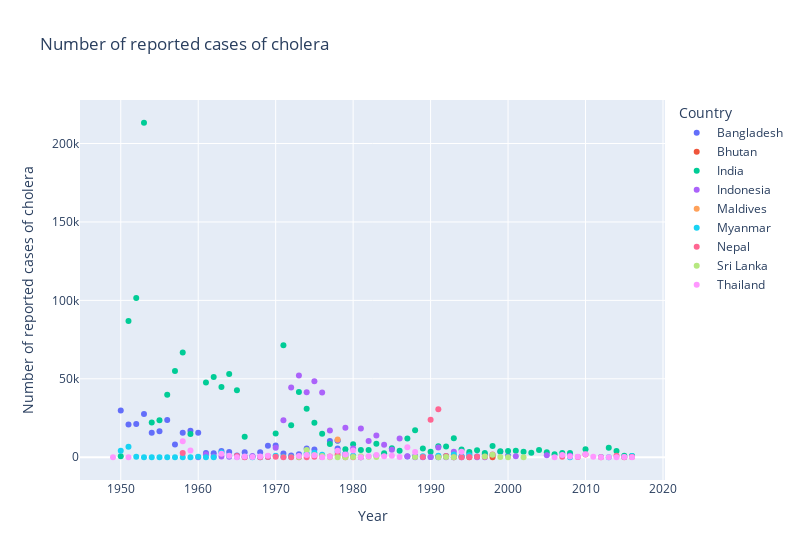
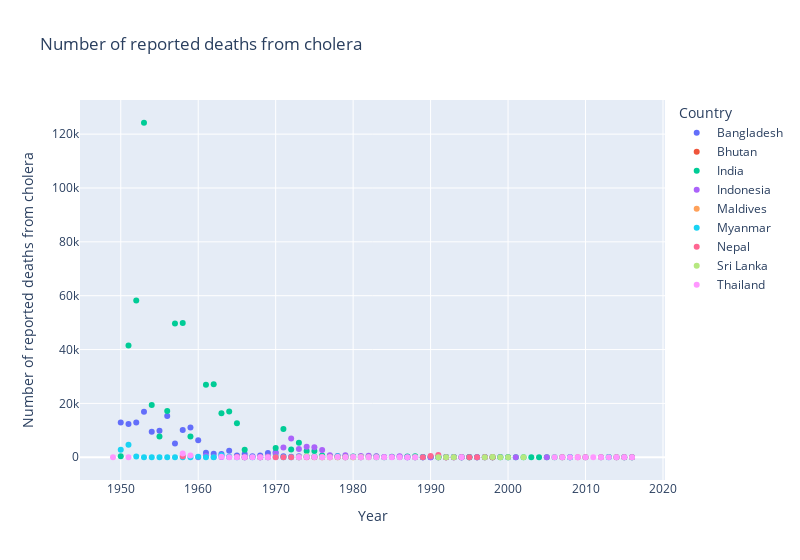
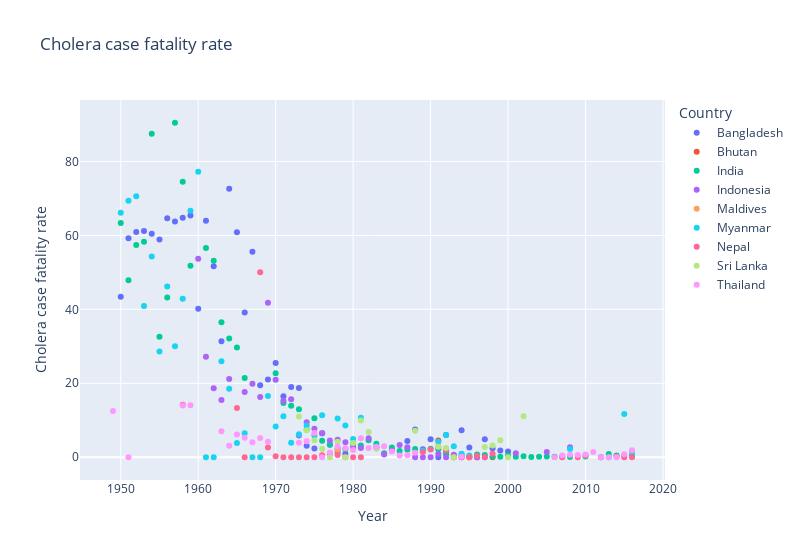

Notebook code for these charts, in order:
### Markdown cell above
#### 2. Distribution of cases, deaths, and fatality rate over the years

### Code cell
for i in data_southasia.select_dtypes(include=np.number):
    
    if i != 'Year':
        fig = px.scatter(
            data_frame = data_southasia,
            x='Year',
            y=i,
            color='Country',
            width=800,
            title=i
        )

        fig.show()

### Figure 1 — Plotly figure (JSON) as saved in the notebook; plotly's stock layout.template omitted (floating-point values rounded to 4 significant figures)
{"data": [{"hovertemplate": "Country=Bangladesh<br>Year=%{x}<br>Number of reported cases of cholera=%{y}<extra></extra>", "legendgroup": "Bangladesh", "marker": {"color": "#636efa", "symbol": "circle"}, "mode": "markers", "name": "Bangladesh", "orientation": "v", "showlegend": true, "type": "scatter", "x": [2000, 1999, 1998, 1997, 1996, 1995, 1994, 1993, 1992, 1991, 1990, 1989, 1988, 1987, 1979, 1978, 1977, 1976, 1975, 1974, 1973, 1972, 1971, 1970, 1969, 1968, 1967, 1966, 1965, 1964, 1963, 1962, 1961, 1960, 1959, 1958, 1957, 1956, 1955, 1954, 1953, 1952, 1951, 1950], "xaxis": "x", "y": [1021, 3440, 1067, 1959, 418, 2297, 562, 78, 479, 8, 82, 94, 571, 523, 2154, 5576, 10403, 957, 4888, 5614, 1969, 1059, 2342, 7419, 7411, 3156, 664, 3154, 1123, 3333, 3975, 2524, 2663, 15618, 16915, 15631, 8054, 23699, 16642, 15617, 27631, 21154, 20894, 29809], "yaxis": "y"}, {"hovertemplate": "Country=Bhutan<br>Year=%{x}<br>Number of reported cases of cholera=%{y}<extra></extra>", "legendgroup": "Bhutan", "marker": {"color": "#EF553B", "symbol": "circle"}, "mode": "markers", "name": "Bhutan", "orientation": "v", "showlegend": true, "type": "scatter", "x": [1998, 1995, 1992, 1991], "xaxis": "x", "y": [19, 25, 494, 422], "yaxis": "y"}, {"hovertemplate": "Country=India<br>Year=%{x}<br>Number of reported cases of cholera=%{y}<extra></extra>", "legendgroup": "India", "marker": {"color": "#00cc96", "symbol": "circle"}, "mode": "markers", "name": "India", "orientation": "v", "showlegend": true, "type": "scatter", "x": [2016, 2015, 2014, 2013, 2010, 2008, 2007, 2006, 2005, 2004, 2003, 2002, 2001, 2000, 1999, 1998, 1997, 1996, 1995, 1994, 1993, 1992, 1991, 1990, 1989, 1988, 1987, 1986, 1985, 1984, 1983, 1982, 1981, 1980, 1979, 1978, 1977, 1976, 1975, 1974, 1973, 1972, 1971, 1970, 1966, 1965, 1964, 1963, 1962, 1961, 1959, 1958, 1957, 1956, 1955, 1954, 1953, 1952, 1951, 1950], "xaxis": "x", "y": [841, 889, 4031, 6008, 5155, 2680, 2635, 1939, 3155, 4695, 2893, 3455, 4081, 4053, 3839, 7151, 2768, 4396, 3315, 4973, 12084, 6911, 6993, 3583, 5640, 17162, 11934, 4208, 5808, 2527, 8542, 4656, 4681, 8344, 5073, 10585, 8376, 14946, 22049, 30903, 41611, 20435, 71386, 15067, 13052, 42677, 53011, 44839, 51082, 47637, 14852, 66849, 54961, 39829, 23533, 22146, 213225, 101493, 86787, 625], "yaxis": "y"}, {"hovertemplate": "Country=Indonesia<br>Year=%{x}<br>Number of reported cases of cholera=%{y}<extra></extra>", "legendgroup": "Indonesia", "marker": {"color": "#ab63fa", "symbol": "circle"}, "mode": "markers", "name": "Indonesia", "orientation": "v", "showlegend": true, "type": "scatter", "x": [2008, 2005, 2001, 1997, 1996, 1994, 1993, 1992, 1991, 1990, 1989, 1988, 1987, 1986, 1985, 1984, 1983, 1982, 1981, 1980, 1979, 1978, 1977, 1976, 1975, 1974, 1973, 1972, 1971, 1970, 1969, 1968, 1967, 1966, 1964, 1963, 1962, 1961, 1960], "xaxis": "x", "y": [1007, 1338, 561, 66, 66, 47, 3564, 25, 6202, 155, 67, 50, 659, 11915, 4732, 7921, 13832, 10391, 18354, 5541, 18817, 10683, 17112, 41264, 48387, 41474, 52042, 44383, 23555, 5997, 627, 135, 700, 204, 326, 535, 428, 1742, 41], "yaxis": "y"}, {"hovertemplate": "Country=Maldives<br>Year=%{x}<br>Number of reported cases of cholera=%{y}<extra></extra>", "legendgroup": "Maldives", "marker": {"color": "#FFA15A", "symbol": "circle"}, "mode": "markers", "name": "Maldives", "orientation": "v", "showlegend": true, "type": "scatter", "x": [1978], "xaxis": "x", "y": [11336], "yaxis": "y"}, {"hovertemplate": "Country=Myanmar<br>Year=%{x}<br>Number of reported cases of cholera=%{y}<extra></extra>", "legendgroup": "Myanmar", "marker": {"color": "#19d3f3", "symbol": "circle"}, "mode": "markers", "name": "Myanmar", "orientation": "v", "showlegend": true, "type": "scatter", "x": [2016, 2015, 2013, 2012, 2008, 1995, 1994, 1993, 1992, 1991, 1989, 1983, 1981, 1980, 1979, 1978, 1976, 1975, 1974, 1973, 1972, 1971, 1970, 1969, 1968, 1967, 1966, 1965, 1964, 1963, 1962, 1961, 1960, 1959, 1958, 1957, 1956, 1955, 1954, 1953, 1952, 1951, 1950], "xaxis": "x", "y": [782, 103, 33, 174, 45, 1296, 421, 1758, 826, 924, 597, 989, 28, 1018, 874, 3551, 1519, 2942, 2363, 386, 180, 378, 911, 205, 3, 9, 263, 207, 922, 3019, 1, 1, 259, 3, 7, 10, 13, 42, 35, 22, 347, 6753, 4212], "yaxis": "y"}, {"hovertemplate": "Country=Nepal<br>Year=%{x}<br>Number of reported cases of cholera=%{y}<extra></extra>", "legendgroup": "Nepal", "marker": {"color": "#FF6692", "symbol": "circle"}, "mode": "markers", "name": "Nepal", "orientation": "v", "showlegend": true, "type": "scatter", "x": [2016, 2015, 2014, 2012, 2010, 2009, 2007, 1998, 1997, 1996, 1995, 1994, 1993, 1992, 1991, 1990, 1989, 1981, 1980, 1979, 1978, 1977, 1976, 1975, 1974, 1973, 1972, 1971, 1970, 1969, 1968, 1966, 1965, 1958], "xaxis": "x", "y": [169, 80, 933, 34, 1790, 82, 264, 1745, 245, 274, 157, 32, 31, 798, 30648, 23888, 141, 24, 1, 22, 1662, 428, 185, 260, 8, 7, 1, 4, 391, 226, 34, 2, 727, 2706], "yaxis": "y"}, {"hovertemplate": "Country=Sri Lanka<br>Year=%{x}<br>Number of reported cases of cholera=%{y}<extra></extra>", "legendgroup": "Sri Lanka", "marker": {"color": "#B6E880", "symbol": "circle"}, "mode": "markers", "name": "Sri Lanka", "orientation": "v", "showlegend": true, "type": "scatter", "x": [2002, 2000, 1999, 1998, 1997, 1993, 1992, 1991, 1988, 1983, 1982, 1981, 1980, 1979, 1978, 1977, 1976, 1975, 1974, 1973], "xaxis": "x", "y": [9, 2, 108, 1536, 430, 1, 121, 70, 154, 86, 309, 574, 104, 46, 48, 5, 728, 1453, 4559, 118], "yaxis": "y"}, {"hovertemplate": "Country=Thailand<br>Year=%{x}<br>Number of reported cases of cholera=%{y}<extra></extra>", "legendgroup": "Thailand", "marker": {"color": "#FF97FF", "symbol": "circle"}, "mode": "markers", "name": "Thailand", "orientation": "v", "showlegend": true, "type": "scatter", "x": [2016, 2015, 2014, 2013, 2012, 2011, 2010, 2009, 2008, 2007, 2006, 1994, 1988, 1987, 1986, 1985, 1984, 1983, 1982, 1981, 1980, 1979, 1978, 1977, 1976, 1975, 1974, 1973, 1969, 1968, 1967, 1966, 1965, 1964, 1963, 1959, 1958, 1951, 1949], "xaxis": "x", "y": [52, 125, 12, 8, 29, 279, 1974, 315, 436, 1428, 35, 3487, 3418, 6353, 213, 899, 645, 1497, 638, 39, 4331, 1788, 4183, 383, 6, 1335, 1475, 844, 961, 404, 148, 401, 65, 960, 2230, 4368, 10201, 1, 16], "yaxis": "y"}], "layout": {"legend": {"title": {"text": "Country"}, "tracegroupgap": 0}, "title": {"text": "Number of reported cases of cholera"}, "width": 800, "xaxis": {"anchor": "y", "domain": [0, 1], "title": {"text": "Year"}}, "yaxis": {"anchor": "x", "domain": [0, 1], "title": {"text": "Number of reported cases of cholera"}}}}

### Figure 2 — Plotly figure (JSON) as saved in the notebook; plotly's stock layout.template omitted (floating-point values rounded to 4 significant figures)
{"data": [{"hovertemplate": "Country=Bangladesh<br>Year=%{x}<br>Number of reported deaths from cholera=%{y}<extra></extra>", "legendgroup": "Bangladesh", "marker": {"color": "#636efa", "symbol": "circle"}, "mode": "markers", "name": "Bangladesh", "orientation": "v", "showlegend": true, "type": "scatter", "x": [2000, 1999, 1998, 1997, 1996, 1995, 1994, 1993, 1992, 1991, 1990, 1989, 1988, 1987, 1979, 1978, 1977, 1976, 1975, 1974, 1973, 1972, 1971, 1970, 1969, 1968, 1967, 1966, 1965, 1964, 1963, 1962, 1961, 1960, 1959, 1958, 1957, 1956, 1955, 1954, 1953, 1952, 1951, 1950], "xaxis": "x", "y": [16, 63, 26, 95, 0, 61, 41, 0, 29, 0, 4, 2, 43, 23, 21, 81, 354, 62, 117, 173, 369, 201, 386, 1889, 1556, 614, 369, 1234, 683, 2419, 1248, 1304, 1703, 6272, 11056, 10119, 5134, 15310, 9802, 9443, 16904, 12884, 12372, 12947], "yaxis": "y"}, {"hovertemplate": "Country=Bhutan<br>Year=%{x}<br>Number of reported deaths from cholera=%{y}<extra></extra>", "legendgroup": "Bhutan", "marker": {"color": "#EF553B", "symbol": "circle"}, "mode": "markers", "name": "Bhutan", "orientation": "v", "showlegend": true, "type": "scatter", "x": [1998, 1995, 1992, 1991], "xaxis": "x", "y": [0, 0, 6, 19], "yaxis": "y"}, {"hovertemplate": "Country=India<br>Year=%{x}<br>Number of reported deaths from cholera=%{y}<extra></extra>", "legendgroup": "India", "marker": {"color": "#00cc96", "symbol": "circle"}, "mode": "markers", "name": "India", "orientation": "v", "showlegend": true, "type": "scatter", "x": [2016, 2015, 2014, 2013, 2010, 2008, 2007, 2006, 2005, 2004, 2003, 2002, 2001, 2000, 1999, 1998, 1997, 1996, 1995, 1994, 1993, 1992, 1991, 1990, 1989, 1988, 1987, 1986, 1985, 1984, 1983, 1982, 1981, 1980, 1979, 1978, 1977, 1976, 1975, 1974, 1973, 1972, 1971, 1970, 1966, 1965, 1964, 1963, 1962, 1961, 1959, 1958, 1957, 1956, 1955, 1954, 1953, 1952, 1951, 1950], "xaxis": "x", "y": [3, 4, 21, 54, 9, 1, 3, 3, 6, 7, 2, 10, 6, 20, 6, 11, 16, 34, 5, 32, 51, 55, 149, 83, 93, 380, 240, 70, 155, 27, 309, 213, 150, 307, 113, 246, 289, 662, 2330, 2289, 5406, 2845, 10478, 3420, 2799, 12664, 17035, 16357, 27141, 26946, 7696, 49818, 49715, 17206, 7662, 19368, 124227, 58252, 41543, 396], "yaxis": "y"}, {"hovertemplate": "Country=Indonesia<br>Year=%{x}<br>Number of reported deaths from cholera=%{y}<extra></extra>", "legendgroup": "Indonesia", "marker": {"color": "#ab63fa", "symbol": "circle"}, "mode": "markers", "name": "Indonesia", "orientation": "v", "showlegend": true, "type": "scatter", "x": [2008, 2005, 2001, 1997, 1996, 1994, 1993, 1992, 1991, 1990, 1989, 1988, 1987, 1986, 1985, 1984, 1983, 1982, 1981, 1980, 1979, 1978, 1977, 1976, 1975, 1974, 1973, 1972, 1971, 1970, 1969, 1968, 1967, 1966, 1964, 1963, 1962, 1961, 1960], "xaxis": "x", "y": [27, 19, 6, 0, 0, 0, 25, 0, 55, 0, 0, 0, 18, 391, 85, 59, 346, 535, 463, 150, 769, 507, 780, 2665, 3715, 3920, 3058, 6956, 3607, 1257, 262, 22, 139, 36, 69, 83, 80, 474, 22], "yaxis": "y"}, {"hovertemplate": "Country=Maldives<br>Year=%{x}<br>Number of reported deaths from cholera=%{y}<extra></extra>", "legendgroup": "Maldives", "marker": {"color": "#FFA15A", "symbol": "circle"}, "mode": "markers", "name": "Maldives", "orientation": "v", "showlegend": true, "type": "scatter", "x": [1978], "xaxis": "x", "y": [220], "yaxis": "y"}, {"hovertemplate": "Country=Myanmar<br>Year=%{x}<br>Number of reported deaths from cholera=%{y}<extra></extra>", "legendgroup": "Myanmar", "marker": {"color": "#19d3f3", "symbol": "circle"}, "mode": "markers", "name": "Myanmar", "orientation": "v", "showlegend": true, "type": "scatter", "x": [2016, 2015, 2013, 2012, 2008, 1995, 1994, 1993, 1992, 1991, 1989, 1983, 1981, 1980, 1979, 1978, 1976, 1975, 1974, 1973, 1972, 1971, 1970, 1969, 1968, 1967, 1966, 1965, 1964, 1963, 1962, 1961, 1960, 1959, 1958, 1957, 1956, 1955, 1954, 1953, 1952, 1951, 1950], "xaxis": "x", "y": [11, 12, 0, 0, 1, 6, 4, 52, 50, 39, 11, 29, 3, 50, 75, 372, 173, 172, 203, 24, 7, 42, 76, 34, 0, 0, 17, 8, 171, 783, 0, 0, 200, 2, 3, 3, 6, 12, 19, 9, 245, 4685, 2785], "yaxis": "y"}, {"hovertemplate": "Country=Nepal<br>Year=%{x}<br>Number of reported deaths from cholera=%{y}<extra></extra>", "legendgroup": "Nepal", "marker": {"color": "#FF6692", "symbol": "circle"}, "mode": "markers", "name": "Nepal", "orientation": "v", "showlegend": true, "type": "scatter", "x": [2016, 2015, 2014, 2012, 2010, 2009, 2007, 1998, 1997, 1996, 1995, 1994, 1993, 1992, 1991, 1990, 1989, 1981, 1980, 1979, 1978, 1977, 1976, 1975, 1974, 1973, 1972, 1971, 1970, 1969, 1968, 1966, 1965, 1958], "xaxis": "x", "y": [0, 0, 2, 0, 9, 0, 0, 17, 0, 1, 0, 0, 0, 15, 873, 495, 2, 0, 0, 0, 10, 4, 1, 0, 0, 0, 0, 0, 1, 6, 17, 0, 97, 384], "yaxis": "y"}, {"hovertemplate": "Country=Sri Lanka<br>Year=%{x}<br>Number of reported deaths from cholera=%{y}<extra></extra>", "legendgroup": "Sri Lanka", "marker": {"color": "#B6E880", "symbol": "circle"}, "mode": "markers", "name": "Sri Lanka", "orientation": "v", "showlegend": true, "type": "scatter", "x": [2002, 2000, 1999, 1998, 1997, 1993, 1992, 1991, 1988, 1983, 1982, 1981, 1980, 1979, 1978, 1977, 1976, 1975, 1974, 1973], "xaxis": "x", "y": [1, 0, 5, 49, 12, 0, 3, 2, 11, 2, 21, 57, 4, 0, 2, 0, 16, 67, 333, 13], "yaxis": "y"}, {"hovertemplate": "Country=Thailand<br>Year=%{x}<br>Number of reported deaths from cholera=%{y}<extra></extra>", "legendgroup": "Thailand", "marker": {"color": "#FF97FF", "symbol": "circle"}, "mode": "markers", "name": "Thailand", "orientation": "v", "showlegend": true, "type": "scatter", "x": [2016, 2015, 2014, 2013, 2012, 2011, 2010, 2009, 2008, 2007, 2006, 1994, 1988, 1987, 1986, 1985, 1984, 1983, 1982, 1981, 1980, 1979, 1978, 1977, 1976, 1975, 1974, 1973, 1969, 1968, 1967, 1966, 1965, 1964, 1963, 1959, 1958, 1951, 1949], "xaxis": "x", "y": [1, 1, 0, 0, 0, 4, 15, 2, 3, 7, 0, 5, 41, 36, 1, 14, 19, 41, 16, 2, 85, 44, 123, 5, 0, 88, 64, 33, 40, 21, 6, 21, 4, 30, 156, 613, 1426, 0, 2], "yaxis": "y"}], "layout": {"legend": {"title": {"text": "Country"}, "tracegroupgap": 0}, "title": {"text": "Number of reported deaths from cholera"}, "width": 800, "xaxis": {"anchor": "y", "domain": [0, 1], "title": {"text": "Year"}}, "yaxis": {"anchor": "x", "domain": [0, 1], "title": {"text": "Number of reported deaths from cholera"}}}}

### Figure 3 — Plotly figure (JSON) as saved in the notebook; plotly's stock layout.template omitted (floating-point values rounded to 4 significant figures)
{"data": [{"hovertemplate": "Country=Bangladesh<br>Year=%{x}<br>Cholera case fatality rate=%{y}<extra></extra>", "legendgroup": "Bangladesh", "marker": {"color": "#636efa", "symbol": "circle"}, "mode": "markers", "name": "Bangladesh", "orientation": "v", "showlegend": true, "type": "scatter", "x": [2000, 1999, 1998, 1997, 1996, 1995, 1994, 1993, 1992, 1991, 1990, 1989, 1988, 1987, 1979, 1978, 1977, 1976, 1975, 1974, 1973, 1972, 1971, 1970, 1969, 1968, 1967, 1966, 1965, 1964, 1963, 1962, 1961, 1960, 1959, 1958, 1957, 1956, 1955, 1954, 1953, 1952, 1951, 1950], "xaxis": "x", "y": [1.57, 1.83, 2.44, 4.85, 0, 2.66, 7.3, 0, 6.05, 0, 4.88, 2.13, 7.53, 4.4, 0.97, 1.45, 3.4, 6.48, 2.39, 3.08, 18.74, 18.98, 16.48, 25.46, 21, 19.46, 55.57, 39.12, 60.82, 72.58, 31.4, 51.66, 63.95, 40.16, 65.36, 64.74, 63.74, 64.6, 58.9, 60.47, 61.18, 60.91, 59.21, 43.43], "yaxis": "y"}, {"hovertemplate": "Country=Bhutan<br>Year=%{x}<br>Cholera case fatality rate=%{y}<extra></extra>", "legendgroup": "Bhutan", "marker": {"color": "#EF553B", "symbol": "circle"}, "mode": "markers", "name": "Bhutan", "orientation": "v", "showlegend": true, "type": "scatter", "x": [1998, 1995, 1992, 1991], "xaxis": "x", "y": [0, 0, 1.21, 4.5], "yaxis": "y"}, {"hovertemplate": "Country=India<br>Year=%{x}<br>Cholera case fatality rate=%{y}<extra></extra>", "legendgroup": "India", "marker": {"color": "#00cc96", "symbol": "circle"}, "mode": "markers", "name": "India", "orientation": "v", "showlegend": true, "type": "scatter", "x": [2016, 2015, 2014, 2013, 2010, 2008, 2007, 2006, 2005, 2004, 2003, 2002, 2001, 2000, 1999, 1998, 1997, 1996, 1995, 1994, 1993, 1992, 1991, 1990, 1989, 1988, 1987, 1986, 1985, 1984, 1983, 1982, 1981, 1980, 1979, 1978, 1977, 1976, 1975, 1974, 1973, 1972, 1971, 1970, 1966, 1965, 1964, 1963, 1962, 1961, 1959, 1958, 1957, 1956, 1955, 1954, 1953, 1952, 1951, 1950], "xaxis": "x", "y": [0.4, 0.4, 0.5, 0.9, 0.17, 0.04, 0.11, 0.15, 0.19, 0.15, 0.07, 0.29, 0.15, 0.49, 0.16, 0.15, 0.58, 0.77, 0.15, 0.64, 0.42, 0.8, 2.13, 2.32, 1.65, 2.21, 2.01, 1.66, 2.67, 1.07, 3.62, 4.57, 3.2, 3.68, 2.23, 2.32, 3.45, 4.43, 10.57, 7.41, 12.99, 13.92, 14.68, 22.7, 21.45, 29.67, 32.13, 36.48, 53.13, 56.57, 51.82, 74.52, 90.46, 43.2, 32.56, 87.46, 58.26, 57.4, 47.87, 63.36], "yaxis": "y"}, {"hovertemplate": "Country=Indonesia<br>Year=%{x}<br>Cholera case fatality rate=%{y}<extra></extra>", "legendgroup": "Indonesia", "marker": {"color": "#ab63fa", "symbol": "circle"}, "mode": "markers", "name": "Indonesia", "orientation": "v", "showlegend": true, "type": "scatter", "x": [2008, 2005, 2001, 1997, 1996, 1994, 1993, 1992, 1991, 1990, 1989, 1988, 1987, 1986, 1985, 1984, 1983, 1982, 1981, 1980, 1979, 1978, 1977, 1976, 1975, 1974, 1973, 1972, 1971, 1970, 1969, 1968, 1967, 1966, 1964, 1963, 1962, 1961, 1960], "xaxis": "x", "y": [2.68, 1.42, 1.07, 0, 0, 0, 0.7, 0, 0.89, 0, 0, 0, 2.73, 3.28, 1.8, 0.74, 2.5, 5.15, 2.52, 2.71, 4.09, 4.75, 4.56, 6.46, 7.68, 9.45, 5.88, 15.67, 15.31, 20.96, 41.79, 16.3, 19.86, 17.65, 21.17, 15.51, 18.69, 27.21, 53.66], "yaxis": "y"}, {"hovertemplate": "Country=Maldives<br>Year=%{x}<br>Cholera case fatality rate=%{y}<extra></extra>", "legendgroup": "Maldives", "marker": {"color": "#FFA15A", "symbol": "circle"}, "mode": "markers", "name": "Maldives", "orientation": "v", "showlegend": true, "type": "scatter", "x": [1978], "xaxis": "x", "y": [1.94], "yaxis": "y"}, {"hovertemplate": "Country=Myanmar<br>Year=%{x}<br>Cholera case fatality rate=%{y}<extra></extra>", "legendgroup": "Myanmar", "marker": {"color": "#19d3f3", "symbol": "circle"}, "mode": "markers", "name": "Myanmar", "orientation": "v", "showlegend": true, "type": "scatter", "x": [2016, 2015, 2013, 2012, 2008, 1995, 1994, 1993, 1992, 1991, 1989, 1983, 1981, 1980, 1979, 1978, 1976, 1975, 1974, 1973, 1972, 1971, 1970, 1969, 1968, 1967, 1966, 1965, 1964, 1963, 1962, 1961, 1960, 1959, 1958, 1957, 1956, 1955, 1954, 1953, 1952, 1951, 1950], "xaxis": "x", "y": [1.4, 11.7, 0, 0, 2.22, 0.46, 0.95, 2.96, 6.05, 4.22, 1.84, 2.93, 10.71, 4.91, 8.58, 10.48, 11.39, 5.85, 8.59, 6.22, 3.89, 11.11, 8.34, 16.59, 0, 0, 6.46, 3.86, 18.55, 25.94, 0, 0, 77.22, 66.67, 42.86, 30, 46.15, 28.57, 54.29, 40.91, 70.61, 69.38, 66.12], "yaxis": "y"}, {"hovertemplate": "Country=Nepal<br>Year=%{x}<br>Cholera case fatality rate=%{y}<extra></extra>", "legendgroup": "Nepal", "marker": {"color": "#FF6692", "symbol": "circle"}, "mode": "markers", "name": "Nepal", "orientation": "v", "showlegend": true, "type": "scatter", "x": [2016, 2015, 2014, 2012, 2010, 2009, 2007, 1998, 1997, 1996, 1995, 1994, 1993, 1992, 1991, 1990, 1989, 1981, 1980, 1979, 1978, 1977, 1976, 1975, 1974, 1973, 1972, 1971, 1970, 1969, 1968, 1966, 1965, 1958], "xaxis": "x", "y": [0, 0, 0.2, 0, 0.5, 0, 0, 0.97, 0, 0.37, 0, 0, 0, 1.88, 2.85, 2.07, 1.42, 0, 0, 0, 0.6, 0.93, 0.54, 0, 0, 0, 0, 0, 0.26, 2.65, 50, 0, 13.34, 14.19], "yaxis": "y"}, {"hovertemplate": "Country=Sri Lanka<br>Year=%{x}<br>Cholera case fatality rate=%{y}<extra></extra>", "legendgroup": "Sri Lanka", "marker": {"color": "#B6E880", "symbol": "circle"}, "mode": "markers", "name": "Sri Lanka", "orientation": "v", "showlegend": true, "type": "scatter", "x": [2002, 2000, 1999, 1998, 1997, 1993, 1992, 1991, 1988, 1983, 1982, 1981, 1980, 1979, 1978, 1977, 1976, 1975, 1974, 1973], "xaxis": "x", "y": [11.11, 0, 4.63, 3.19, 2.79, 0, 2.48, 2.86, 7.14, 2.33, 6.8, 9.93, 3.85, 0, 4.17, 0, 2.2, 4.61, 7.3, 11.02], "yaxis": "y"}, {"hovertemplate": "Country=Thailand<br>Year=%{x}<br>Cholera case fatality rate=%{y}<extra></extra>", "legendgroup": "Thailand", "marker": {"color": "#FF97FF", "symbol": "circle"}, "mode": "markers", "name": "Thailand", "orientation": "v", "showlegend": true, "type": "scatter", "x": [2016, 2015, 2014, 2013, 2012, 2011, 2010, 2009, 2008, 2007, 2006, 1994, 1988, 1987, 1986, 1985, 1984, 1983, 1982, 1981, 1980, 1979, 1978, 1977, 1976, 1975, 1974, 1973, 1969, 1968, 1967, 1966, 1965, 1964, 1963, 1959, 1958, 1951, 1949], "xaxis": "x", "y": [1.9, 0.8, 0, 0, 0, 1.43, 0.76, 0.63, 0.69, 0.49, 0, 0.14, 1.2, 0.57, 0.47, 1.56, 2.95, 2.74, 2.51, 5.13, 1.96, 2.46, 2.94, 1.31, 0, 6.59, 4.34, 3.91, 4.16, 5.2, 4.05, 5.24, 6.15, 3.13, 7, 14.03, 13.98, 0, 12.5], "yaxis": "y"}], "layout": {"legend": {"title": {"text": "Country"}, "tracegroupgap": 0}, "title": {"text": "Cholera case fatality rate"}, "width": 800, "xaxis": {"anchor": "y", "domain": [0, 1], "title": {"text": "Year"}}, "yaxis": {"anchor": "x", "domain": [0, 1], "title": {"text": "Cholera case fatality rate"}}}}
